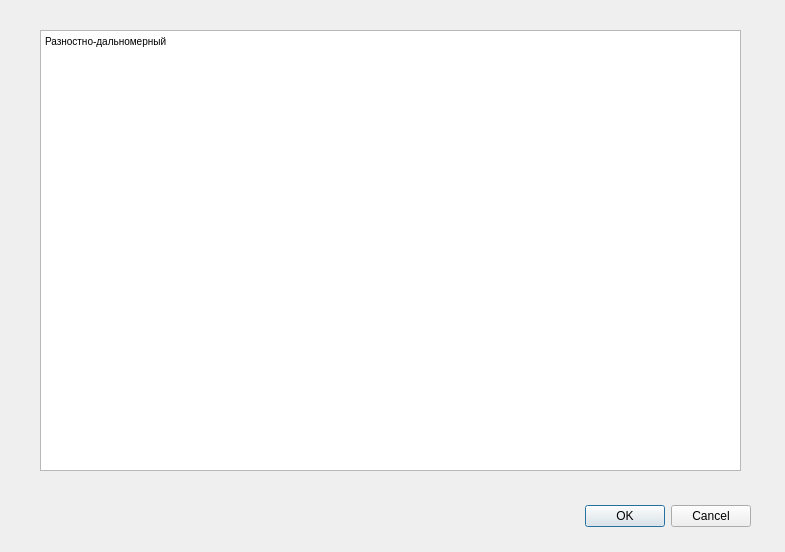
<?xml version="1.0" encoding="UTF-8"?>
<ui version="4.0">
 <class>info1</class>
 <widget class="QDialog" name="info1">
  <property name="geometry">
   <rect>
    <x>0</x>
    <y>0</y>
    <width>785</width>
    <height>552</height>
   </rect>
  </property>
  <property name="windowTitle">
   <string>Описание метода</string>
  </property>
  <widget class="QDialogButtonBox" name="buttonBox">
   <property name="geometry">
    <rect>
     <x>410</x>
     <y>500</y>
     <width>341</width>
     <height>32</height>
    </rect>
   </property>
   <property name="orientation">
    <enum>Qt::Horizontal</enum>
   </property>
   <property name="standardButtons">
    <set>QDialogButtonBox::Cancel|QDialogButtonBox::Ok</set>
   </property>
  </widget>
  <widget class="QTextEdit" name="textEdit">
   <property name="geometry">
    <rect>
     <x>40</x>
     <y>30</y>
     <width>701</width>
     <height>441</height>
    </rect>
   </property>
   <property name="html">
    <string>&lt;!DOCTYPE HTML PUBLIC &quot;-//W3C//DTD HTML 4.0//EN&quot; &quot;http://www.w3.org/TR/REC-html40/strict.dtd&quot;&gt;
&lt;html&gt;&lt;head&gt;&lt;meta name=&quot;qrichtext&quot; content=&quot;1&quot; /&gt;&lt;style type=&quot;text/css&quot;&gt;
p, li { white-space: pre-wrap; }
&lt;/style&gt;&lt;/head&gt;&lt;body style=&quot; font-family:'MS Shell Dlg 2'; font-size:7.8pt; font-weight:400; font-style:normal;&quot;&gt;
&lt;p style=&quot; margin-top:0px; margin-bottom:0px; margin-left:0px; margin-right:0px; -qt-block-indent:0; text-indent:0px;&quot;&gt;Разностно-дальномерный&lt;/p&gt;&lt;/body&gt;&lt;/html&gt;</string>
   </property>
  </widget>
 </widget>
 <resources/>
 <connections>
  <connection>
   <sender>buttonBox</sender>
   <signal>accepted()</signal>
   <receiver>info1</receiver>
   <slot>accept()</slot>
   <hints>
    <hint type="sourcelabel">
     <x>248</x>
     <y>254</y>
    </hint>
    <hint type="destinationlabel">
     <x>157</x>
     <y>274</y>
    </hint>
   </hints>
  </connection>
  <connection>
   <sender>buttonBox</sender>
   <signal>rejected()</signal>
   <receiver>info1</receiver>
   <slot>reject()</slot>
   <hints>
    <hint type="sourcelabel">
     <x>316</x>
     <y>260</y>
    </hint>
    <hint type="destinationlabel">
     <x>286</x>
     <y>274</y>
    </hint>
   </hints>
  </connection>
 </connections>
</ui>
